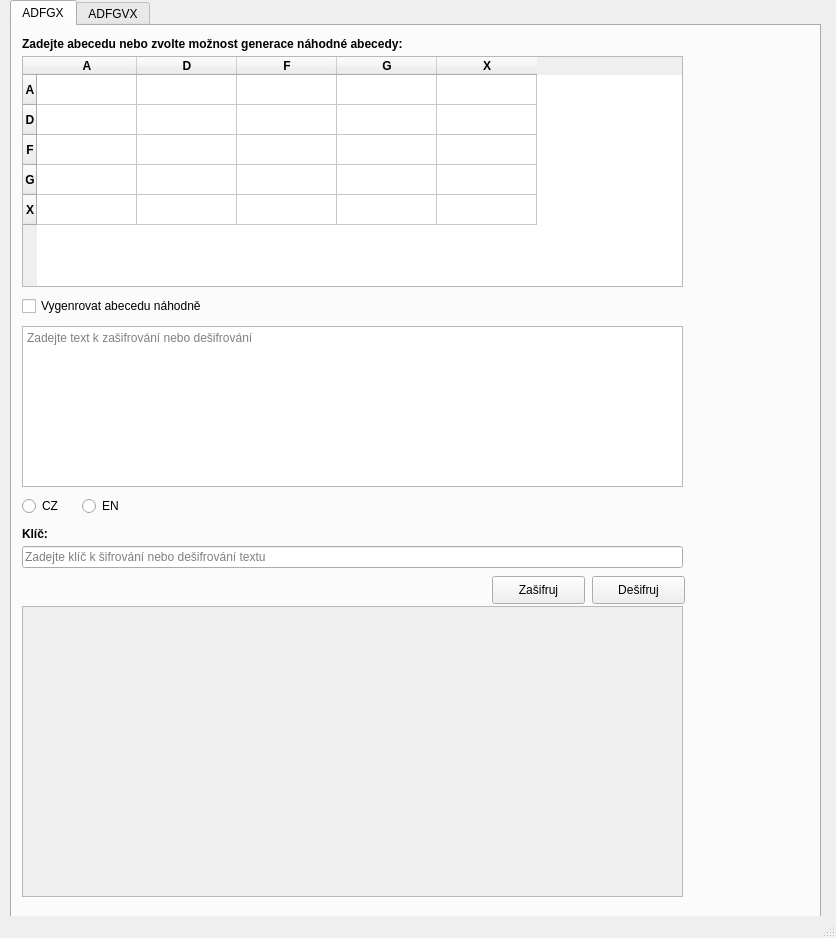
<?xml version="1.0" encoding="UTF-8"?>
<ui version="4.0">
 <class>MainWindow</class>
 <widget class="QMainWindow" name="MainWindow">
  <property name="geometry">
   <rect>
    <x>0</x>
    <y>0</y>
    <width>836</width>
    <height>938</height>
   </rect>
  </property>
  <property name="windowTitle">
   <string>MainWindow</string>
  </property>
  <widget class="QWidget" name="centralwidget">
   <widget class="QTabWidget" name="tabWidget">
    <property name="geometry">
     <rect>
      <x>10</x>
      <y>0</y>
      <width>811</width>
      <height>921</height>
     </rect>
    </property>
    <property name="currentIndex">
     <number>0</number>
    </property>
    <widget class="QWidget" name="ADFGX">
     <attribute name="title">
      <string>ADFGX</string>
     </attribute>
     <widget class="QTableWidget" name="Abeceda_ADFGX">
      <property name="geometry">
       <rect>
        <x>10</x>
        <y>30</y>
        <width>661</width>
        <height>231</height>
       </rect>
      </property>
      <row>
       <property name="text">
        <string>A</string>
       </property>
       <property name="font">
        <font>
         <weight>75</weight>
         <italic>false</italic>
         <bold>true</bold>
         <underline>false</underline>
        </font>
       </property>
       <property name="textAlignment">
        <set>AlignCenter</set>
       </property>
      </row>
      <row>
       <property name="text">
        <string>D</string>
       </property>
       <property name="font">
        <font>
         <weight>75</weight>
         <bold>true</bold>
        </font>
       </property>
       <property name="textAlignment">
        <set>AlignCenter</set>
       </property>
      </row>
      <row>
       <property name="text">
        <string>F</string>
       </property>
       <property name="font">
        <font>
         <weight>75</weight>
         <bold>true</bold>
        </font>
       </property>
       <property name="textAlignment">
        <set>AlignCenter</set>
       </property>
      </row>
      <row>
       <property name="text">
        <string>G</string>
       </property>
       <property name="font">
        <font>
         <weight>75</weight>
         <bold>true</bold>
        </font>
       </property>
       <property name="textAlignment">
        <set>AlignCenter</set>
       </property>
      </row>
      <row>
       <property name="text">
        <string>X</string>
       </property>
       <property name="font">
        <font>
         <weight>75</weight>
         <bold>true</bold>
        </font>
       </property>
       <property name="textAlignment">
        <set>AlignCenter</set>
       </property>
      </row>
      <column>
       <property name="text">
        <string>A</string>
       </property>
       <property name="font">
        <font>
         <weight>75</weight>
         <bold>true</bold>
        </font>
       </property>
       <property name="textAlignment">
        <set>AlignCenter</set>
       </property>
      </column>
      <column>
       <property name="text">
        <string>D</string>
       </property>
       <property name="font">
        <font>
         <weight>75</weight>
         <bold>true</bold>
        </font>
       </property>
       <property name="textAlignment">
        <set>AlignCenter</set>
       </property>
      </column>
      <column>
       <property name="text">
        <string>F</string>
       </property>
       <property name="font">
        <font>
         <weight>75</weight>
         <bold>true</bold>
        </font>
       </property>
       <property name="textAlignment">
        <set>AlignCenter</set>
       </property>
      </column>
      <column>
       <property name="text">
        <string>G</string>
       </property>
       <property name="font">
        <font>
         <weight>75</weight>
         <bold>true</bold>
        </font>
       </property>
       <property name="textAlignment">
        <set>AlignCenter</set>
       </property>
      </column>
      <column>
       <property name="text">
        <string>X</string>
       </property>
       <property name="font">
        <font>
         <weight>75</weight>
         <bold>true</bold>
        </font>
       </property>
       <property name="textAlignment">
        <set>AlignCenter</set>
       </property>
      </column>
      <item row="0" column="0">
       <property name="text">
        <string/>
       </property>
       <property name="textAlignment">
        <set>AlignCenter</set>
       </property>
      </item>
      <item row="0" column="1">
       <property name="text">
        <string/>
       </property>
       <property name="textAlignment">
        <set>AlignCenter</set>
       </property>
      </item>
      <item row="0" column="2">
       <property name="text">
        <string/>
       </property>
       <property name="textAlignment">
        <set>AlignCenter</set>
       </property>
      </item>
      <item row="0" column="3">
       <property name="textAlignment">
        <set>AlignCenter</set>
       </property>
      </item>
      <item row="0" column="4">
       <property name="textAlignment">
        <set>AlignCenter</set>
       </property>
      </item>
      <item row="1" column="0">
       <property name="text">
        <string/>
       </property>
       <property name="textAlignment">
        <set>AlignCenter</set>
       </property>
      </item>
      <item row="1" column="1">
       <property name="text">
        <string/>
       </property>
       <property name="textAlignment">
        <set>AlignCenter</set>
       </property>
      </item>
      <item row="1" column="2">
       <property name="text">
        <string/>
       </property>
       <property name="textAlignment">
        <set>AlignCenter</set>
       </property>
      </item>
      <item row="1" column="3">
       <property name="text">
        <string/>
       </property>
       <property name="textAlignment">
        <set>AlignCenter</set>
       </property>
      </item>
      <item row="1" column="4">
       <property name="text">
        <string/>
       </property>
       <property name="textAlignment">
        <set>AlignCenter</set>
       </property>
      </item>
      <item row="2" column="0">
       <property name="text">
        <string/>
       </property>
       <property name="textAlignment">
        <set>AlignCenter</set>
       </property>
      </item>
      <item row="2" column="1">
       <property name="text">
        <string/>
       </property>
       <property name="textAlignment">
        <set>AlignCenter</set>
       </property>
      </item>
      <item row="2" column="2">
       <property name="text">
        <string/>
       </property>
       <property name="textAlignment">
        <set>AlignCenter</set>
       </property>
      </item>
      <item row="2" column="3">
       <property name="text">
        <string/>
       </property>
       <property name="textAlignment">
        <set>AlignCenter</set>
       </property>
      </item>
      <item row="2" column="4">
       <property name="text">
        <string/>
       </property>
       <property name="textAlignment">
        <set>AlignCenter</set>
       </property>
      </item>
      <item row="3" column="0">
       <property name="text">
        <string/>
       </property>
       <property name="textAlignment">
        <set>AlignCenter</set>
       </property>
      </item>
      <item row="3" column="1">
       <property name="text">
        <string/>
       </property>
       <property name="textAlignment">
        <set>AlignCenter</set>
       </property>
      </item>
      <item row="3" column="2">
       <property name="text">
        <string/>
       </property>
       <property name="textAlignment">
        <set>AlignCenter</set>
       </property>
      </item>
      <item row="3" column="3">
       <property name="text">
        <string/>
       </property>
       <property name="textAlignment">
        <set>AlignCenter</set>
       </property>
      </item>
      <item row="3" column="4">
       <property name="text">
        <string/>
       </property>
       <property name="textAlignment">
        <set>AlignCenter</set>
       </property>
      </item>
      <item row="4" column="0">
       <property name="text">
        <string/>
       </property>
       <property name="textAlignment">
        <set>AlignCenter</set>
       </property>
      </item>
      <item row="4" column="1">
       <property name="text">
        <string/>
       </property>
       <property name="textAlignment">
        <set>AlignCenter</set>
       </property>
      </item>
      <item row="4" column="2">
       <property name="text">
        <string/>
       </property>
       <property name="textAlignment">
        <set>AlignCenter</set>
       </property>
      </item>
      <item row="4" column="3">
       <property name="text">
        <string/>
       </property>
       <property name="textAlignment">
        <set>AlignCenter</set>
       </property>
      </item>
      <item row="4" column="4">
       <property name="text">
        <string/>
       </property>
       <property name="textAlignment">
        <set>AlignCenter</set>
       </property>
      </item>
     </widget>
     <widget class="QCheckBox" name="NahodnaObeceda_ADFGX">
      <property name="geometry">
       <rect>
        <x>10</x>
        <y>270</y>
        <width>211</width>
        <height>20</height>
       </rect>
      </property>
      <property name="text">
       <string>Vygenrovat abecedu náhodně</string>
      </property>
     </widget>
     <widget class="QLabel" name="Popis01_ADFGX">
      <property name="geometry">
       <rect>
        <x>10</x>
        <y>10</y>
        <width>551</width>
        <height>16</height>
       </rect>
      </property>
      <property name="font">
       <font>
        <weight>75</weight>
        <bold>true</bold>
       </font>
      </property>
      <property name="text">
       <string>Zadejte abecedu nebo zvolte možnost generace náhodné abecedy:</string>
      </property>
     </widget>
     <widget class="QTextEdit" name="Text_ADFGX">
      <property name="geometry">
       <rect>
        <x>10</x>
        <y>300</y>
        <width>661</width>
        <height>161</height>
       </rect>
      </property>
      <property name="placeholderText">
       <string>Zadejte text k zašifrování nebo dešifrování</string>
      </property>
     </widget>
     <widget class="QLineEdit" name="klic_ADFGX">
      <property name="geometry">
       <rect>
        <x>10</x>
        <y>520</y>
        <width>661</width>
        <height>22</height>
       </rect>
      </property>
      <property name="placeholderText">
       <string>Zadejte klíč k šifrování nebo dešifrování textu</string>
      </property>
     </widget>
     <widget class="QLabel" name="Popis02_ADFGX">
      <property name="geometry">
       <rect>
        <x>10</x>
        <y>500</y>
        <width>491</width>
        <height>16</height>
       </rect>
      </property>
      <property name="font">
       <font>
        <weight>75</weight>
        <bold>true</bold>
       </font>
      </property>
      <property name="text">
       <string>Klíč:</string>
      </property>
     </widget>
     <widget class="QPushButton" name="Zasifruj_ADFGX">
      <property name="geometry">
       <rect>
        <x>480</x>
        <y>550</y>
        <width>93</width>
        <height>28</height>
       </rect>
      </property>
      <property name="text">
       <string>Zašifruj</string>
      </property>
     </widget>
     <widget class="QPushButton" name="Desifruj_ADFGX">
      <property name="geometry">
       <rect>
        <x>580</x>
        <y>550</y>
        <width>93</width>
        <height>28</height>
       </rect>
      </property>
      <property name="text">
       <string>Dešifruj</string>
      </property>
     </widget>
     <widget class="QScrollArea" name="scrollArea">
      <property name="geometry">
       <rect>
        <x>10</x>
        <y>580</y>
        <width>661</width>
        <height>291</height>
       </rect>
      </property>
      <property name="widgetResizable">
       <bool>true</bool>
      </property>
      <widget class="QWidget" name="scrollAreaWidgetContents_ADFGX">
       <property name="geometry">
        <rect>
         <x>0</x>
         <y>0</y>
         <width>659</width>
         <height>289</height>
        </rect>
       </property>
       <widget class="QWidget" name="verticalLayoutWidget">
        <property name="geometry">
         <rect>
          <x>10</x>
          <y>10</y>
          <width>641</width>
          <height>271</height>
         </rect>
        </property>
        <layout class="QVBoxLayout" name="verticalLayout_ADFGX">
         <item>
          <widget class="QLabel" name="Vysledek_ADFGX">
           <property name="text">
            <string/>
           </property>
           <property name="alignment">
            <set>Qt::AlignLeading|Qt::AlignLeft|Qt::AlignTop</set>
           </property>
          </widget>
         </item>
        </layout>
       </widget>
      </widget>
     </widget>
     <widget class="QRadioButton" name="radioButton">
      <property name="geometry">
       <rect>
        <x>10</x>
        <y>470</y>
        <width>95</width>
        <height>20</height>
       </rect>
      </property>
      <property name="text">
       <string>CZ</string>
      </property>
     </widget>
     <widget class="QRadioButton" name="radioButton_2">
      <property name="geometry">
       <rect>
        <x>70</x>
        <y>470</y>
        <width>95</width>
        <height>20</height>
       </rect>
      </property>
      <property name="text">
       <string>EN</string>
      </property>
     </widget>
    </widget>
    <widget class="QWidget" name="ADFGVX">
     <attribute name="title">
      <string>ADFGVX</string>
     </attribute>
     <widget class="QCheckBox" name="NahodnaObeceda_ADFGVX">
      <property name="geometry">
       <rect>
        <x>10</x>
        <y>300</y>
        <width>211</width>
        <height>20</height>
       </rect>
      </property>
      <property name="text">
       <string>Vygenrovat abecedu náhodně</string>
      </property>
     </widget>
     <widget class="QLabel" name="Popis02_ADFGVX">
      <property name="geometry">
       <rect>
        <x>10</x>
        <y>530</y>
        <width>491</width>
        <height>16</height>
       </rect>
      </property>
      <property name="font">
       <font>
        <weight>75</weight>
        <bold>true</bold>
       </font>
      </property>
      <property name="text">
       <string>Klíč:</string>
      </property>
     </widget>
     <widget class="QPushButton" name="Zasifruj_ADFGVX">
      <property name="geometry">
       <rect>
        <x>600</x>
        <y>580</y>
        <width>93</width>
        <height>28</height>
       </rect>
      </property>
      <property name="text">
       <string>Zašifruj</string>
      </property>
     </widget>
     <widget class="QLineEdit" name="klic_ADFGVX">
      <property name="geometry">
       <rect>
        <x>10</x>
        <y>550</y>
        <width>781</width>
        <height>22</height>
       </rect>
      </property>
      <property name="placeholderText">
       <string>Zadejte klíč k šifrování nebo dešifrování textu</string>
      </property>
     </widget>
     <widget class="QTextEdit" name="Text_ADFGVX">
      <property name="geometry">
       <rect>
        <x>10</x>
        <y>330</y>
        <width>781</width>
        <height>191</height>
       </rect>
      </property>
      <property name="placeholderText">
       <string>Zadejte text k zašifrování nebo dešifrování</string>
      </property>
     </widget>
     <widget class="QPushButton" name="Desifruj_ADFGVX">
      <property name="geometry">
       <rect>
        <x>700</x>
        <y>580</y>
        <width>93</width>
        <height>28</height>
       </rect>
      </property>
      <property name="text">
       <string>Dešifruj</string>
      </property>
     </widget>
     <widget class="QLabel" name="Popis01_ADFGVX">
      <property name="geometry">
       <rect>
        <x>10</x>
        <y>10</y>
        <width>551</width>
        <height>16</height>
       </rect>
      </property>
      <property name="font">
       <font>
        <weight>75</weight>
        <bold>true</bold>
       </font>
      </property>
      <property name="text">
       <string>Zadejte abecedu nebo zvolte možnost generace náhodné abecedy:</string>
      </property>
     </widget>
     <widget class="QScrollArea" name="scrollArea_2">
      <property name="geometry">
       <rect>
        <x>10</x>
        <y>620</y>
        <width>781</width>
        <height>251</height>
       </rect>
      </property>
      <property name="widgetResizable">
       <bool>true</bool>
      </property>
      <widget class="QWidget" name="scrollAreaWidgetContents_ADFGVX">
       <property name="geometry">
        <rect>
         <x>0</x>
         <y>0</y>
         <width>779</width>
         <height>249</height>
        </rect>
       </property>
       <widget class="QWidget" name="verticalLayoutWidget_2">
        <property name="geometry">
         <rect>
          <x>10</x>
          <y>10</y>
          <width>761</width>
          <height>231</height>
         </rect>
        </property>
        <layout class="QVBoxLayout" name="verticalLayout_ADFGVX">
         <item>
          <widget class="QLabel" name="Vysledek_ADFGVX">
           <property name="text">
            <string/>
           </property>
           <property name="alignment">
            <set>Qt::AlignLeading|Qt::AlignLeft|Qt::AlignTop</set>
           </property>
          </widget>
         </item>
        </layout>
       </widget>
      </widget>
     </widget>
     <widget class="QTableWidget" name="Abeceda_ADFGVX">
      <property name="geometry">
       <rect>
        <x>10</x>
        <y>30</y>
        <width>781</width>
        <height>261</height>
       </rect>
      </property>
      <row>
       <property name="text">
        <string>A</string>
       </property>
       <property name="font">
        <font>
         <weight>75</weight>
         <bold>true</bold>
        </font>
       </property>
       <property name="textAlignment">
        <set>AlignCenter</set>
       </property>
      </row>
      <row>
       <property name="text">
        <string>D</string>
       </property>
       <property name="font">
        <font>
         <weight>75</weight>
         <bold>true</bold>
        </font>
       </property>
       <property name="textAlignment">
        <set>AlignCenter</set>
       </property>
      </row>
      <row>
       <property name="text">
        <string>F</string>
       </property>
       <property name="font">
        <font>
         <weight>75</weight>
         <bold>true</bold>
        </font>
       </property>
       <property name="textAlignment">
        <set>AlignCenter</set>
       </property>
      </row>
      <row>
       <property name="text">
        <string>G</string>
       </property>
       <property name="font">
        <font>
         <weight>75</weight>
         <bold>true</bold>
        </font>
       </property>
       <property name="textAlignment">
        <set>AlignCenter</set>
       </property>
      </row>
      <row>
       <property name="text">
        <string>V</string>
       </property>
       <property name="font">
        <font>
         <weight>75</weight>
         <bold>true</bold>
        </font>
       </property>
       <property name="textAlignment">
        <set>AlignCenter</set>
       </property>
      </row>
      <row>
       <property name="text">
        <string>X</string>
       </property>
       <property name="font">
        <font>
         <weight>75</weight>
         <bold>true</bold>
        </font>
       </property>
       <property name="textAlignment">
        <set>AlignCenter</set>
       </property>
      </row>
      <column>
       <property name="text">
        <string>A</string>
       </property>
       <property name="font">
        <font>
         <weight>75</weight>
         <bold>true</bold>
        </font>
       </property>
       <property name="textAlignment">
        <set>AlignCenter</set>
       </property>
      </column>
      <column>
       <property name="text">
        <string>D</string>
       </property>
       <property name="font">
        <font>
         <weight>75</weight>
         <bold>true</bold>
        </font>
       </property>
       <property name="textAlignment">
        <set>AlignCenter</set>
       </property>
      </column>
      <column>
       <property name="text">
        <string>F</string>
       </property>
       <property name="font">
        <font>
         <weight>75</weight>
         <bold>true</bold>
        </font>
       </property>
       <property name="textAlignment">
        <set>AlignCenter</set>
       </property>
      </column>
      <column>
       <property name="text">
        <string>G</string>
       </property>
       <property name="font">
        <font>
         <weight>75</weight>
         <bold>true</bold>
        </font>
       </property>
       <property name="textAlignment">
        <set>AlignCenter</set>
       </property>
      </column>
      <column>
       <property name="text">
        <string>V</string>
       </property>
       <property name="font">
        <font>
         <weight>75</weight>
         <bold>true</bold>
        </font>
       </property>
       <property name="textAlignment">
        <set>AlignCenter</set>
       </property>
      </column>
      <column>
       <property name="text">
        <string>X</string>
       </property>
       <property name="font">
        <font>
         <weight>75</weight>
         <bold>true</bold>
        </font>
       </property>
       <property name="textAlignment">
        <set>AlignCenter</set>
       </property>
      </column>
     </widget>
    </widget>
   </widget>
  </widget>
  <widget class="QStatusBar" name="statusbar"/>
 </widget>
 <resources/>
 <connections/>
</ui>
